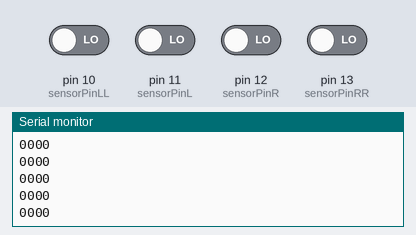
The sketch below on a simulated Arduino Uno, built with avr-gcc and run on an emulated ATmega328P. On the bench: the last lines printed to the serial monitor. The test bench sets the inputs (shaded band); at power-on: pin 10 (sensorPinLL), pin 11 (sensorPinL), pin 12 (sensorPinR), pin 13 (sensorPinRR) LOW.

Above: at 1.2 s.
1.3 s: pin 10 (sensorPinLL) driven HIGH
At 1.31 s:
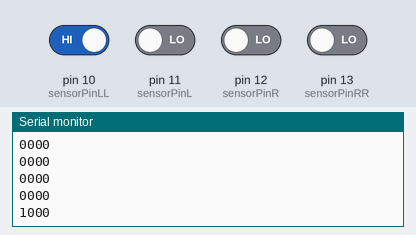
2.8 s: pin 11 (sensorPinL) driven HIGH
At 2.81 s:
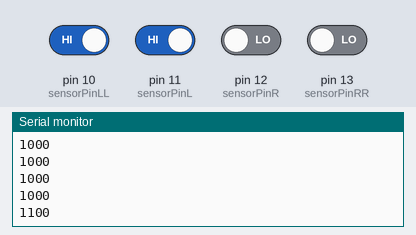
4.3 s: pin 12 (sensorPinR) driven HIGH
At 4.32 s:
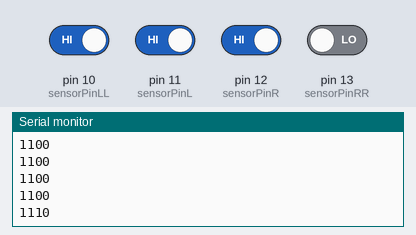
5.8 s: pin 13 (sensorPinRR) driven HIGH
At 5.82 s:
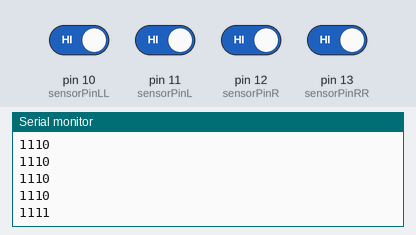
7.3 s: pin 10 (sensorPinLL) driven LOW
At 7.33 s:
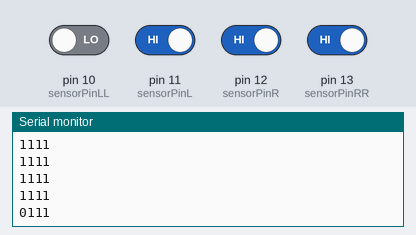
8.8 s: pin 11 (sensorPinL) driven LOW
At 8.83 s:
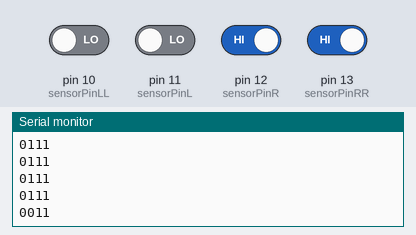
Timing chart, 0 to 11.3 s (numbered marks = the images above; inputs shaded):
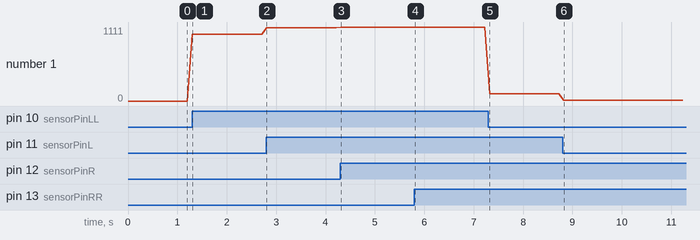

The sketch:

basic_line_senins_wip.ino
```cpp
/*
IDP
David Paterson
Line Sensor Module Example Code V1
Move the line sensor across the black and white line, monitor on serial
*/

const int sensorPinLL = 10;
const int sensorPinL = 11;
const int sensorPinR = 12;
const int sensorPinRR = 13;

// Sensor states
int sensorStateLL = 0;
int sensorStateL = 0;
int sensorStateR = 0;
int sensorStateRR = 0;

void setup() {
 Serial.begin(9600); // Init the serial port

 pinMode(sensorPinLL, INPUT);
 pinMode(sensorPinL, INPUT);
 pinMode(sensorPinR, INPUT);
 pinMode(sensorPinRR, INPUT);

}

void loop(){
  int sensorStateLL = digitalRead(sensorPinLL);
  int sensorStateL = digitalRead(sensorPinL);
  int sensorStateR = digitalRead(sensorPinR);
  int sensorStateRR = digitalRead(sensorPinRR);
 Serial.print(sensorStateLL);
 Serial.print(sensorStateL);
 Serial.print(sensorStateR);
 Serial.println(sensorStateRR);
 delay(100);
}
```

Measured:
- after the input at 1.3 s, the serial monitor: prints a new line at once (image 1)
- after the input at 2.8 s, the serial monitor: prints a new line at once (image 2)
- after the input at 4.3 s, the serial monitor: prints a new line at once (image 3)
- after the input at 5.8 s, the serial monitor: prints a new line at once (image 4)
- after the input at 7.3 s, the serial monitor: prints a new line at once (image 5)
- after the input at 8.8 s, the serial monitor: prints a new line at once (image 6)
- plotted number 1: 0 → 1000 after the input at 1.3 s, 1000 → 1100 after the input at 2.8 s, 1100 → 1110 after the input at 4.3 s, 1110 → 1111 after the input at 5.8 s, 1111 → 111 after the input at 7.3 s
